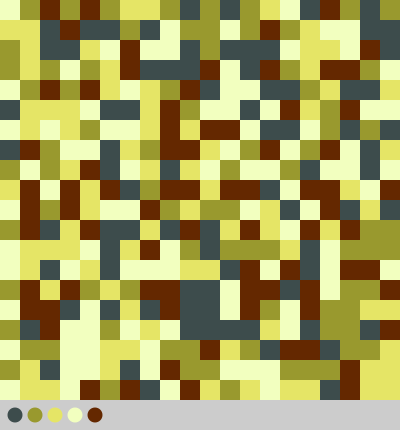
Frame 1 (no input)
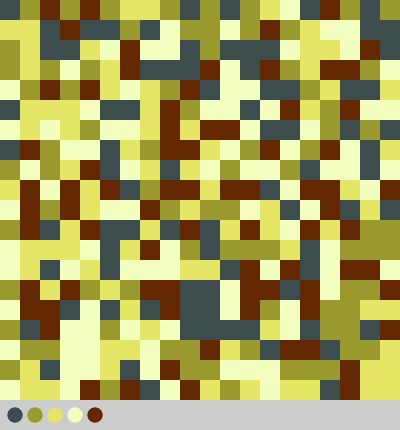
Frame 2 (the mouse pressed at the canvas centre, redrawn once)

The Processing sketch that drew these frames (run headless with seeded random() and noise(); the mouse was pressed at the canvas centre and the sketch redrawn once):

// Processing sketch: processing_128105
// ── processing_128105.pde

//although there is no indicator, you have 30 color switches to get the whole grid or you lose.

int numBoxes = 400;
int count=0;
ColorBox[] boxes = new ColorBox[numBoxes];
circle[] circles = new circle[5];

ArrayList<ColorBox> changelist = new ArrayList<ColorBox>();

void setup() {
  size(400, 430);
  int i = 0;
  for (int y = 0; y < height-30; y+=20) {
    for (int x = 0; x < width; x+=20) {
      boxes[i] = new ColorBox(i, x, y);
      i++;
    }
  }
  int x2=15;
  color c2 = color(61, 76, 76);
  for (int j=0; j<5; j++) {
    switch(x2) {
    case 15:
      c2 = color(61, 76, 76);
      break;
    case 35:
      c2 = color(153, 153, 46);
      break;
    case 55:
      c2 = color(229, 229, 102);
      break;
    case 75:
      c2 = color(242, 255, 191);
      break;
    case 95:
      c2 = color(100, 40, 0);
      break;
    }
    circles[j] = new circle(x2, c2);
    x2+=20;
  }
  changelist.add(boxes[0]);
}



void draw() {
  if (count<=29) {
    for (int i = 0; i < numBoxes; i++) {
      boxes[i].display();
    }
    for (int j = 0; j<5; j++) {
      circles[j].display();
    }
    noLoop();
  }
  else {
    background(0);
    textSize(30);
    text("YOU LOSE", width/2-40, height/2);
    noLoop();
  }
}


void mousePressed() {
  int i=0;
  if (dist(mouseX, mouseY, circles[0].x, 415) <= 15) {
    i=0;
  }
  else if (dist(mouseX, mouseY, circles[1].x, 415) <= 15) {
    i=1;
  }
  else if (dist(mouseX, mouseY, circles[2].x, 415) <= 15) {
    i=2;
  }
  else if (dist(mouseX, mouseY, circles[3].x, 415) <= 15) {
    i=3;
  }
  else if (dist(mouseX, mouseY, circles[4].x, 415) <= 15) {
    i=4;
  }
  color myColor = circles[i].c;

  //  Check the color of each of the squares
  checkColorAndAddToArrayList();

  //Change the color of all that are touching
  changeColor(myColor);
  loop();
}

void changeColor(color newColor) {
  for (int i = 0; i< changelist.size(); i++) {
    ColorBox current = (ColorBox)(changelist.get(i));
    current.c = newColor;
  }
  count+=1;
}





void checkColorAndAddToArrayList() {
  //  For each one on the list - check its neighbors
  //  If they aren't already on the list, and have the same color as 0, add them to the end of the list
  //  change the color of everything on the list
  color base = boxes[0].c;
  for (int i = 0; i < changelist.size(); i++) {
    ColorBox current = changelist.get(i);
    //north
    if (current.index-20 > 0) {
      ColorBox test = boxes[current.index-20];
      if (test.c==base) {
        if (!changelist.contains(test)) {
          changelist.add(test);
        }
      }
    }

    //east
    //  Check that current is not on right side of screen
    if ((current.index)% 20 != 19) {
      ColorBox test = boxes[current.index+1];
      if (test.c == base) {
        if (!changelist.contains(test)) {
          changelist.add(test);
        }
      }
    }

    //south
    if (current.index+20 < 400) {
      ColorBox test = boxes[current.index+20];
      if (test.c==base) {
        if (!changelist.contains(test)) {
          changelist.add(test);
        }
      }
    }     

    //west
    // Check that current is not on left side of screen
    if (((current.index)%20) != 0) {
      ColorBox test = boxes[current.index-1];
      if (test.c==base) {
        if (!changelist.contains(test)) {
          changelist.add(test);
        }
      }
    }
  }
}

class circle {
  int x;
  color c;

  circle(int tx, color tc) {
    x=tx;
    c=tc;
  }

  void display() {
    fill(c);
    ellipse(x, 415, 15, 15);
  }
}

class ColorBox {
  int index;
  int x, y;
  //color
  color c;
  int boxSize = 20;

  ColorBox(int newindex, int newx, int newy) {
    index = newindex;
    x = newx;
    y = newy;
    int randNum = (int) random(5);
    switch(randNum) {
    case 0:
      c = color(61, 76, 76);
      break;
    case 1:
      c = color(153, 153, 46);
      break;
    case 2:
      c = color(229, 229, 102);
      break;
    case 3:
      c = color(242, 255, 191);
      break;
    case 4:
      c = color(100, 40, 0);
      break;
    }
  }

  void display() {
    fill(c);
    noStroke();
    rect(x, y, boxSize, boxSize);
  }
}
